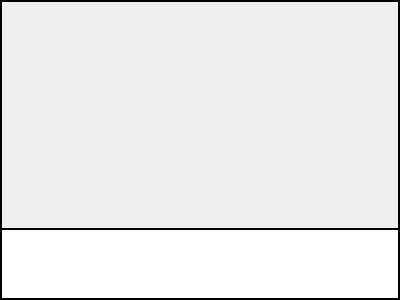
<?xml version="1.0" encoding="UTF-8"?>
<ui version="4.0">
 <class>Frame</class>
 <widget class="QFrame" name="Frame">
  <property name="geometry">
   <rect>
    <x>0</x>
    <y>0</y>
    <width>400</width>
    <height>300</height>
   </rect>
  </property>
  <property name="windowTitle">
   <string>Frame</string>
  </property>
  <property name="styleSheet">
   <string notr="true">border:1px solid black;</string>
  </property>
  <layout class="QVBoxLayout" name="verticalLayout" stretch="5,1">
   <property name="spacing">
    <number>0</number>
   </property>
   <property name="leftMargin">
    <number>0</number>
   </property>
   <property name="topMargin">
    <number>0</number>
   </property>
   <property name="rightMargin">
    <number>0</number>
   </property>
   <property name="bottomMargin">
    <number>0</number>
   </property>
   <item>
    <widget class="QFrame" name="frame">
     <property name="frameShape">
      <enum>QFrame::StyledPanel</enum>
     </property>
     <property name="frameShadow">
      <enum>QFrame::Raised</enum>
     </property>
     <layout class="QVBoxLayout" name="verticalLayout_2"/>
    </widget>
   </item>
   <item>
    <widget class="MyTextEdit" name="textEdit"/>
   </item>
  </layout>
 </widget>
 <customwidgets>
  <customwidget>
   <class>MyTextEdit</class>
   <extends>QTextEdit</extends>
   <header location="global">app.components.my_text_edit.h</header>
  </customwidget>
 </customwidgets>
 <resources/>
 <connections/>
</ui>
